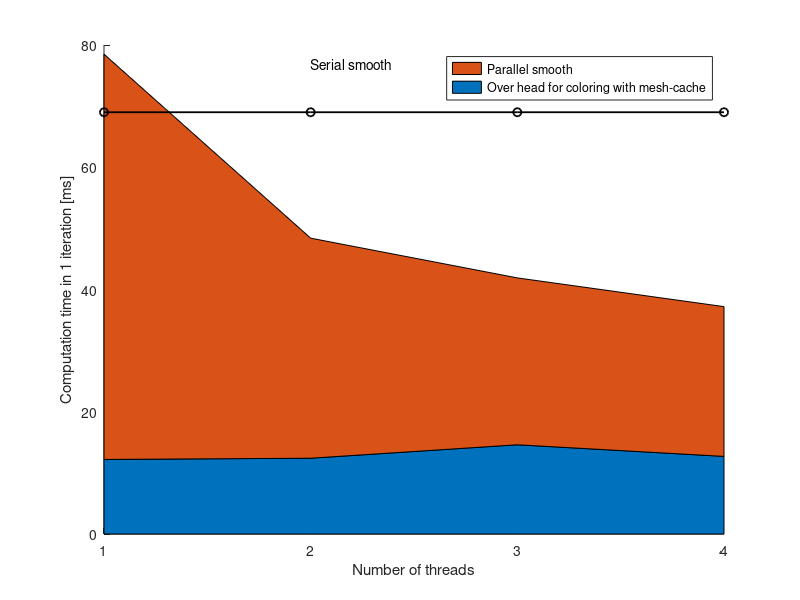

Reproduce this figure in MATLAB.
over_head = [12.2 12.4 14.6 12.7];
pal_time = [66.3 36 27.3 24.5 ];

normal = 69*ones(size(over_head));

color_over_head = 451;

%% 

close all;

h = figure;
set(h, 'Position', [300 300 300 200])


hold on;

% ylim([0 510]);
% breakyaxis([85 455]);





h = area([over_head; pal_time]');
ld = legend([h(2), h(1)], {'Parallel smooth', 'Over head for coloring with mesh-cache'});


plot(normal, 'k-o', 'LineWidth', 1.3);
text(2, 77, 'Serial smooth');

% 
% plot(over_head + pal_time + 430, 'b*-');
% text(2, 485, 'Parallel smooth w/o cached color');

xlabel('Number of threads');
ylabel('Computation time in 1 iteration [ms]');

set(gca, 'XTick', [1 2 3 4]);


% breakyaxis([85 455]);



hold off;

